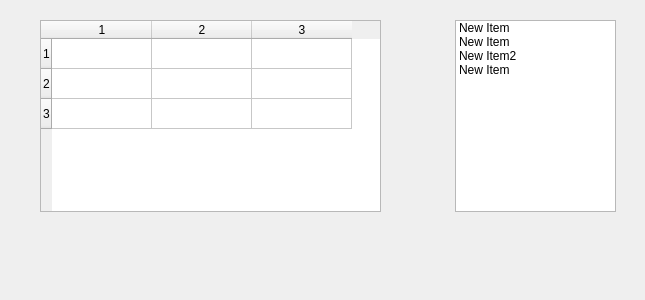
<ui version="4.0" >
 <class>TestUi</class>
 <widget class="QWidget" name="TestUi" >
  <property name="geometry" >
   <rect>
    <x>0</x>
    <y>0</y>
    <width>645</width>
    <height>300</height>
   </rect>
  </property>
  <property name="windowTitle" >
   <string>Form</string>
  </property>
  <widget class="DropTableWidget" name="tableWidget" >
   <property name="geometry" >
    <rect>
     <x>40</x>
     <y>20</y>
     <width>341</width>
     <height>192</height>
    </rect>
   </property>
   <property name="focusPolicy" >
    <enum>Qt::ClickFocus</enum>
   </property>
   <property name="dragDropMode" >
    <enum>QAbstractItemView::DropOnly</enum>
   </property>
   <property name="selectionMode" >
    <enum>QAbstractItemView::SingleSelection</enum>
   </property>
   <property name="rowCount" >
    <number>3</number>
   </property>
   <property name="columnCount" >
    <number>3</number>
   </property>
   <row/>
   <row/>
   <row/>
   <column/>
   <column/>
   <column/>
  </widget>
  <widget class="QListWidget" name="listWidget" >
   <property name="geometry" >
    <rect>
     <x>455</x>
     <y>20</y>
     <width>161</width>
     <height>192</height>
    </rect>
   </property>
   <property name="dragDropMode" >
    <enum>QAbstractItemView::DragOnly</enum>
   </property>
   <item>
    <property name="text" >
     <string>New Item</string>
    </property>
   </item>
   <item>
    <property name="text" >
     <string>New Item</string>
    </property>
   </item>
   <item>
    <property name="text" >
     <string>New Item2</string>
    </property>
   </item>
   <item>
    <property name="text" >
     <string>New Item</string>
    </property>
   </item>
  </widget>
 </widget>
 <customwidgets>
  <customwidget>
   <class>DropTableWidget</class>
   <extends>QTableWidget</extends>
   <header>droptablewidget.qoh</header>
  </customwidget>
 </customwidgets>
 <resources/>
 <connections/>
</ui>
